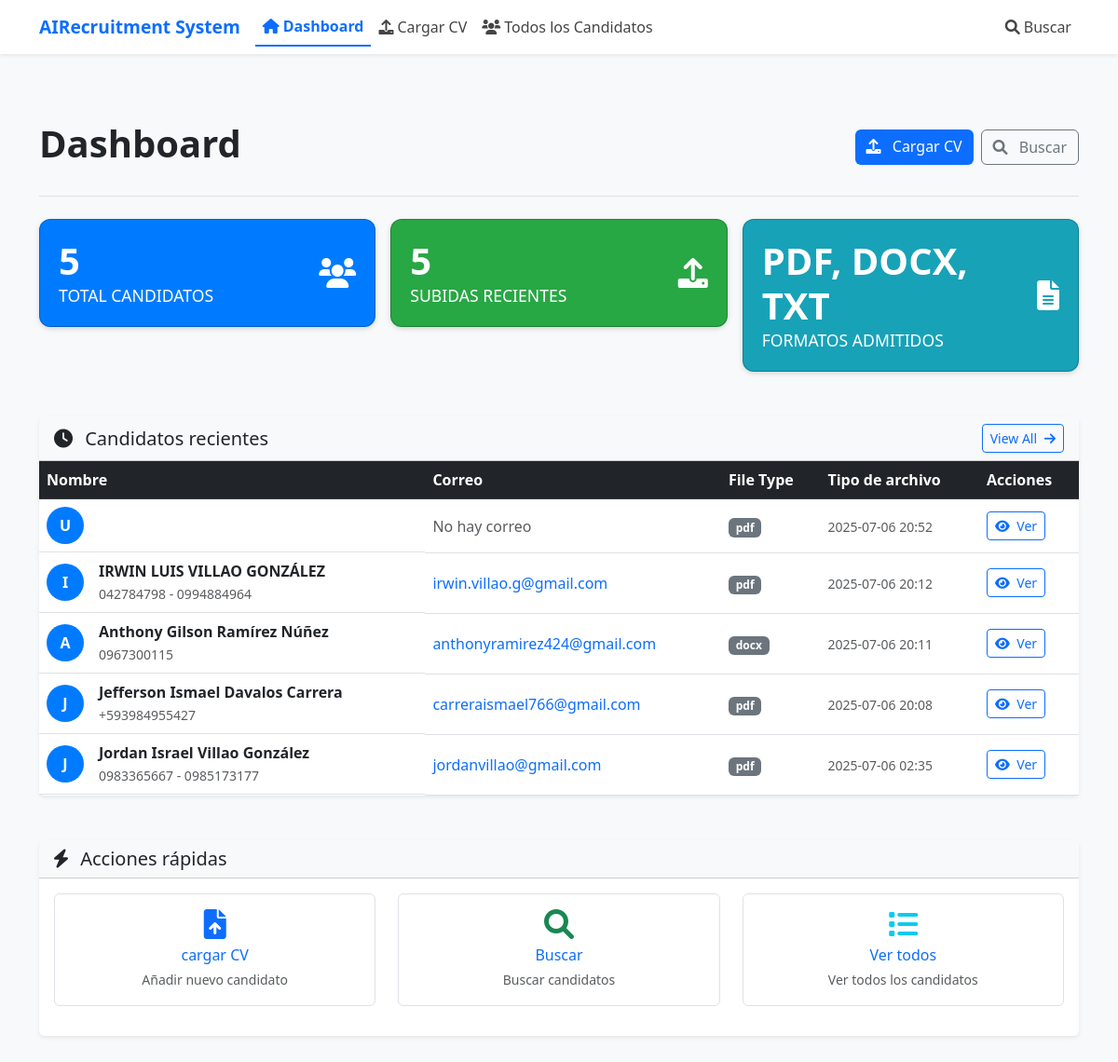
Before: / with the older database file.
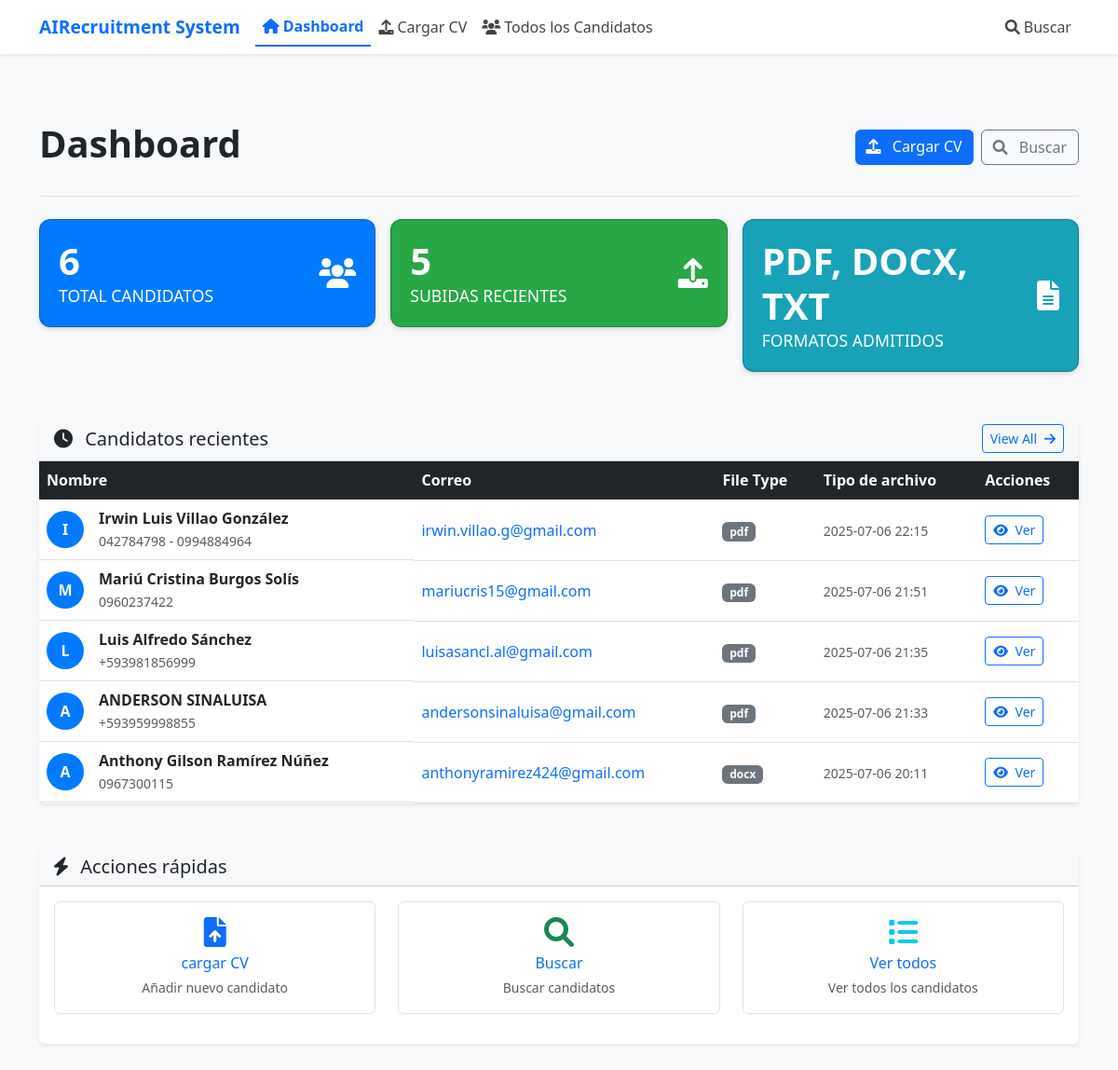
After: the same page with the newer database file.
### models.py (models this page shows, shortened)
class Candidate(db.Model):
    id = db.Column(db.Integer, primary_key=True)
    name = db.Column(db.String(200), nullable=False)
    email = db.Column(db.String(200))
    phone = db.Column(db.String(50))
    education = db.Column(db.Text)  # JSON string of education details
    experience = db.Column(db.Text)  # JSON string of experience details
    skills = db.Column(db.Text)  # JSON string of skills
    full_text = db.Column(db.Text, nullable=False)  # Complete CV text
    original_filename = db.Column(db.String(255), nullable=False)
    file_type = db.Column(db.String(10), nullable=False)  # pdf, docx, txt
    vision_analysis = db.Column(db.Text)  # JSON string from OpenAI Vision analysis
    text_embedding = db.Column(db.Text)  # JSON array of embedding vector
    languages = db.Column(db.Text)  # JSON string of languages
    certifications = db.Column(db.Text)  # JSON string of certifications
    summary = db.Column(db.Text)  # Professional summary
    created_at = db.Column(db.DateTime, default=datetime.utcnow)
    updated_at = db.Column(db.DateTime, default=datetime.utcnow, onupdate=datetime.utcnow)

### routes.py (the view)
@routes_bp.route('/')
def index():
    total_candidates = db.session.query(Candidate).count()
    recent_candidates = db.session.query(Candidate).order_by(Candidate.created_at.desc()).limit(5).all()
    return render_template('index.html', total_candidates=total_candidates, recent_candidates=recent_candidates)

### templates/index.html (shortened to what this page needs)
{% extends "base.html" %}
{% block content %}
{% block extra_css %}
<link rel="stylesheet" href="{{ url_for('static', filename='css/index.css') }}">
{% endblock %}
<div class="d-flex flex-column flex-md-row justify-content-between align-items-start align-items-md-center gap-3 py-4 border-bottom mb-4">
    <h1 class="display-6 fw-semibold">
       <strong> Dashboard</strong>
    </h1>
    <div class="dashboard-buttons d-flex gap-2">
        <a href="{{ url_for('routes.upload_cv') }}" class="btn btn-primary">
            <i class="fas fa-upload me-2"></i> Cargar CV
        </a>
        <a href="{{ url_for('routes.search') }}" class="btn btn-outline-secondary">
            <i class="fas fa-search me-2"></i> Buscar
        </a>
    </div>
</div>
<div class="row g-3 mb-5">
    <div class="col-md-4">
        <div class="card text-white bg-primary shadow-sm custom-card">
            <div class="card-body d-flex justify-content-between align-items-center">
                <div>
                    <h3 class="fw-bold mb-0">{{ total_candidates }}</h3>
                    <p class="mb-0">Total Candidatos</p>
                </div>
                <i class="fas fa-users fa-3x"></i>
            </div>
        </div>
    </div>
    <div class="col-md-4">
        <div class="card text-white bg-success shadow-sm custom-card">
            <div class="card-body d-flex justify-content-between align-items-center">
                <div>
                    <h3 class="fw-bold mb-0">{{ recent_candidates|length }}</h3>
                    <p class="mb-0">Subidas recientes</p>
                </div>
                <i class="fas fa-upload fa-3x"></i>
            </div>
        </div>
    </div>
    <div class="col-md-4">
        <div class="card text-white bg-info shadow-sm custom-card">
            <div class="card-body d-flex justify-content-between align-items-center">
                <div>
                    <h3 class="fw-bold mb-0">PDF, DOCX, TXT</h3>
                    <p class="mb-0">Formatos admitidos</p>
                </div>
                <i class="fas fa-file-alt fa-3x"></i>
            </div>
        </div>
    </div>
</div>
<div class="card border-0 shadow-sm mb-5">
    <div class="card-header d-flex justify-content-between align-items-center bg-light">
        <h5 class="mb-0">
            <i class="fas fa-clock me-2"></i> Candidatos recientes
        </h5>
        <a href="{{ url_for('routes.candidates') }}" class="btn btn-sm btn-outline-primary">
            View All <i class="fas fa-arrow-right ms-1"></i>
        </a>
    </div>
    {% if recent_candidates %}
        <div class="table-responsive">
            <table class="table align-middle mb-0">
                <thead class="table-dark">
                    <tr>
                        <th>Nombre</th>
                        <th>Correo</th>
                        <th>File Type</th>
                        <th>Tipo de archivo</th>
                        <th>Acciones</th>
                    </tr>
                </thead>
                <tbody>
                    {% for candidate in recent_candidates %}
                    <tr>
                        <td class="d-flex align-items-center">
                            <div class="bg-primary text-white rounded-circle d-flex align-items-center justify-content-center me-3" style="width: 40px; height: 40px;">
                                <strong>{{ candidate.name[0] if candidate.name else 'U' }}</strong>
                            </div>
                            <div>
                                <div class="fw-semibold">{{ candidate.name }}</div>
                                {% if candidate.phone %}
                                    <small class="text-muted">{{ candidate.phone }}</small>
                                {% endif %}
                            </div>
                        </td>
                        <td>
                            {% if candidate.email %}
                                <a href="mailto:{{ candidate.email }}" class="text-decoration-none">{{ candidate.email }}</a>
                            {% else %}
                                <span class="text-muted">No hay correo</span>
                            {% endif %}
                        </td>
                        <td><span class="badge bg-secondary">{{ candidate.file_type }}</span></td>
                        <td><small class="text-muted">{{ candidate.created_at.strftime('%Y-%m-%d %H:%M') if candidate.created_at else 'Unknown' }}</small></td>
                        <td>
                            <a href="{{ url_for('routes.view_candidate', candidate_id=candidate.id) }}" class="btn btn-sm btn-outline-primary">
                                <i class="fas fa-eye me-1"></i> Ver
                            </a>
                        </td>
                    </tr>
                    {% endfor %}
                </tbody>
            </table>
        </div>
    {% endif %}
</div>
<div class="card border-0 shadow-sm">
    <div class="card-header bg-light">
        <h5 class="mb-0">
            <i class="fas fa-bolt me-2"></i> Acciones rápidas
        </h5>
    </div>
    <div class="card-body">
        <div class="row text-center">
            <div class="col-md-4 mb-3">
                <a href="{{ url_for('routes.upload_cv') }}" class="text-decoration-none">
                    <div class="p-3 border rounded hover-effect">
                        <i class="fas fa-file-upload fa-2x text-primary mb-2"></i>
                        <h6 class="mb-1">cargar CV</h6>
                        <small class="text-muted">Añadir nuevo candidato</small>
                    </div>
                </a>
            </div>
            <div class="col-md-4 mb-3">
                <a href="{{ url_for('routes.search') }}" class="text-decoration-none">
                    <div class="p-3 border rounded hover-effect">
                        <i class="fas fa-search fa-2x text-success mb-2"></i>
                        <h6 class="mb-1">Buscar</h6>
                        <small class="text-muted">Buscar candidatos</small>
                    </div>
                </a>
            </div>
            <div class="col-md-4 mb-3">
                <a href="{{ url_for('routes.candidates') }}" class="text-decoration-none">
                    <div class="p-3 border rounded hover-effect">
                        <i class="fas fa-list fa-2x text-info mb-2"></i>
                        <h6 class="mb-1">Ver todos</h6>
                        <small class="text-muted">Ver todos los candidatos</small>
                    </div>
                </a>
            </div>
        </div>
    </div>
</div>
{% endblock %}

### templates/base.html (shortened to what this page needs)
<!DOCTYPE html>
<html lang="en">
<head>
    <link href="https://cdn.jsdelivr.net/npm/bootstrap@5.3.0/dist/css/bootstrap.min.css" rel="stylesheet">
    <link rel="stylesheet" href="https://cdnjs.cloudflare.com/ajax/libs/font-awesome/6.0.0/css/all.min.css">
    <link rel="stylesheet" href="{{ url_for('static', filename='css/style.css') }}">
    {% block extra_css %}{% endblock %}
</head>
<body>
    <nav class="navbar navbar-expand-lg bg-white shadow-sm sticky-top elegant-navbar">
        <div class="container">
            <a class="navbar-brand text-primary fw-semibold d-flex align-items-center" href="{{ url_for('routes.index') }}">
                 <strong>AI</strong>  Recruitment System
            </a>
            <div class="collapse navbar-collapse" id="navbarNav">
                <ul class="navbar-nav me-auto align-items-center">
                    <li class="nav-item">
                        <a class="nav-link {% if request.endpoint == 'routes.index' %}active{% endif %}" href="{{ url_for('routes.index') }}">
                            <i class="fas fa-home me-1"></i> Dashboard
                        </a>
                    </li>
                    <li class="nav-item">
                        <a class="nav-link {% if request.endpoint == 'routes.upload_cv' %}active{% endif %}" href="{{ url_for('routes.upload_cv') }}">
                            <i class="fas fa-upload me-1"></i> Cargar CV
                        </a>
                    </li>
                    <li class="nav-item">
                        <a class="nav-link {% if request.endpoint == 'routes.candidates' %}active{% endif %}" href="{{ url_for('routes.candidates') }}">
                            <i class="fas fa-users me-1"></i> Todos los Candidatos
                        </a>
                    </li>
                </ul>
                <ul class="navbar-nav ms-auto align-items-center">
                    <li class="nav-item">
                        <a class="nav-link {% if request.endpoint == 'routes.search' %}active{% endif %}" href="{{ url_for('routes.search') }}">
                            <i class="fas fa-search me-1"></i> Buscar
                        </a>
                    </li>
                </ul>
            </div>
        </div>
    </nav>
    <main class="container my-5">
        {% block content %}{% endblock %}
    </main>
</body>
</html>

### static/css/style.css (style rules this page uses)
body { font-family: "Segoe UI", sans-serif; background-color: #f8f9fa; }
.elegant-navbar .nav-link { font-weight: 500; color: #444; padding: 0.5rem 1rem; position: relative; display: flex; align-items: center; transition: all 0.2s ease; }
.elegant-navbar .nav-link.active { font-weight: 600; color: #0d6efd; border-bottom: 2px solid #0d6efd; }
.navbar-brand { font-size: 1.2rem; }
.hover-effect { transition: transform 0.2s ease; }
.table td, .table th { vertical-align: middle; }
.btn-primary { background-color: #0d6efd; border: none; }
.btn-outline-primary { border-color: #0d6efd; color: #0d6efd; }

### static/css/index.css (style rules this page uses)
.custom-card { border-radius: 12px; transition: transform 0.3s ease, box-shadow 0.3s ease; }
.custom-card .card-body { padding: 20px; display: flex; align-items: center; justify-content: space-between; border-radius: 12px; box-shadow: 0 2px 8px rgba(0, 0, 0, 0.1); }
.custom-card .card-body i { font-size: 2rem; }
.custom-card .card-body h3 { font-size: 2.5rem; margin-bottom: 0.5rem; font-weight: bold; }
.custom-card .card-body p { font-size: 1.1rem; margin: 0; text-transform: uppercase; font-weight: 500; }
.bg-primary { background-color: #007bff !important; }
.bg-success { background-color: #28a745 !important; }
.bg-info { background-color: #17a2b8 !important; }

Changed rows visible on the page:
removed Candidate: name "U", email "No hay correo", file_type "pdf", created_at "2025-07-06 20:52"
removed Candidate: name "I", name "IRWIN LUIS VILLAO GONZÁLEZ", phone "042784798 - 0994884964", email "irwin.villao.g@gmail.com", file_type "pdf", created_at "2025-07-06 20:12"
removed Candidate: name "J", name "Jefferson Ismael Davalos Carrera", phone "+593984955427", email "carreraismael766@gmail.com", file_type "pdf", created_at "2025-07-06 20:08"
no longer on this page (row unchanged): Candidate: name "J", name "Jordan Israel Villao González", phone "0983365667 - 0985173177", email "jordanvillao@gmail.com", file_type "pdf", created_at "2025-07-06 02:35"
added Candidate: name "I", name "Irwin Luis Villao González", phone "042784798 - 0994884964", email "irwin.villao.g@gmail.com", file_type "pdf", created_at "2025-07-06 22:15"
added Candidate: name "M", name "Mariú Cristina Burgos Solís", phone "0960237422", email "mariucris15@gmail.com", file_type "pdf", created_at "2025-07-06 21:51"
added Candidate: name "L", name "Luis Alfredo Sánchez", phone "+593981856999", email "luisasancl.al@gmail.com", file_type "pdf", created_at "2025-07-06 21:35"
added Candidate: name "A", name "ANDERSON SINALUISA", phone "+593959998855", email "andersonsinaluisa@gmail.com", file_type "pdf", created_at "2025-07-06 21:33"
Other visible differences:
{{ total_candidates }}: "5" → "6"
